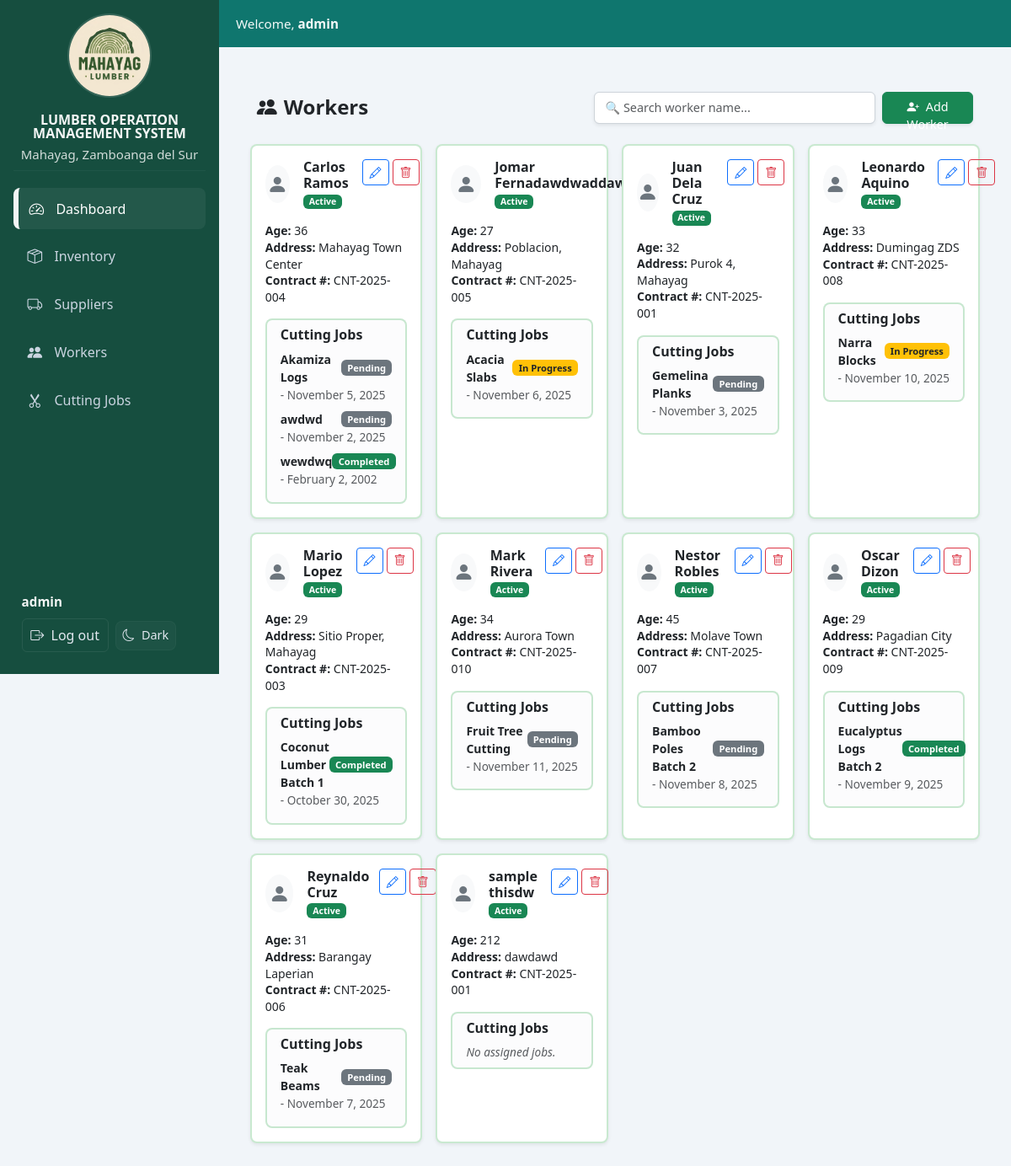
Screenshot of /admin/pages/workers.php (signed in) with the database file from the repository.
### tables this page shows
CREATE TABLE `workers` (
  `worker_id` int(11) NOT NULL,
  `full_name` varchar(100) DEFAULT NULL,
  `age` int(11) DEFAULT NULL,
  `address` varchar(255) DEFAULT NULL,
  `contract_no` varchar(50) DEFAULT NULL,
  `status` enum('Active','Inactive') DEFAULT 'Active',
  `created_at` datetime DEFAULT current_timestamp()
);

### admin/pages/workers.php (the view, shortened to what this page needs)
<?php
include_once(__DIR__ . "/../config/db_connection.php");
include_once(__DIR__ . "/../partials/header.php");
?>
<div class="container-fluid py-4 px-0">
  <div class="d-flex flex-wrap justify-content-between align-items-center mb-4 px-3">
    <h4 class="fw-semibold mb-0"><i class="bi bi-people-fill me-2"></i>Workers</h4>
    <div class="d-flex align-items-center gap-2" style="flex: 1; max-width: 450px;">
      <input type="text" id="searchInput" class="form-control shadow-sm" placeholder="🔍 Search worker name...">
      <button class="btn btn-success btn-add-worker px-3 shadow-sm"
              data-bs-toggle="modal"
              data-bs-target="#addWorkerModal">
        <i class="bi bi-person-plus-fill me-1"></i> Add Worker
      </button>
    </div>
  </div>
  <div class="row g-3 mx-0" id="workersContainer">
    <?php
    $query = "
      SELECT w.*,
             GROUP_CONCAT(c.job_name SEPARATOR '|') AS job_names,
             GROUP_CONCAT(c.status SEPARATOR '|') AS job_statuses,
             GROUP_CONCAT(c.due_date SEPARATOR '|') AS job_dates
      FROM workers w
      LEFT JOIN job_assignments ja ON ja.worker_id = w.worker_id
      LEFT JOIN cutting_jobs c ON c.job_id = ja.job_id
      GROUP BY w.worker_id
      ORDER BY w.full_name ASC
    ";
    $workers = $conn->query($query);
    if ($workers->num_rows > 0):
      while ($w = $workers->fetch_assoc()):
        $jobNames = $w['job_names'] ? explode('|', $w['job_names']) : [];
        $jobStatuses = $w['job_statuses'] ? explode('|', $w['job_statuses']) : [];
        $jobDates = $w['job_dates'] ? explode('|', $w['job_dates']) : [];
    ?>
      <div class="col-12 col-sm-6 col-md-4 col-lg-3 worker-card" data-name="<?= strtolower($w['full_name']) ?>" data-id="<?= $w['worker_id'] ?>">
        <div class="card border-0 shadow-sm h-100 small">
          <div class="card-body pb-3">
            <div class="d-flex justify-content-between align-items-start mb-3">
              <div class="d-flex align-items-center">
                <div class="rounded-circle bg-light d-flex align-items-center justify-content-center me-3" style="width:45px;height:45px;">
                  <i class="bi bi-person-fill fs-4 text-secondary"></i>
                </div>
                <div>
                  <h6 class="fw-semibold mb-0"><?= htmlspecialchars($w['full_name']) ?></h6>
                  <span class="badge <?= strtolower($w['status']) == 'active' ? 'bg-success' : 'bg-secondary' ?>">
                    <?= htmlspecialchars($w['status']) ?>
                  </span>
                </div>
              </div>
              <div class="d-flex align-items-center gap-1">
                <button class="btn btn-sm btn-outline-primary btn-edit"
                        title="Edit Worker"
                        data-bs-toggle="modal"
                        data-bs-target="#editWorkerModal"
                        data-id="<?= $w['worker_id'] ?>"
                        data-name="<?= htmlspecialchars($w['full_name']) ?>"
                        data-age="<?= htmlspecialchars($w['age']) ?>"
                        data-address="<?= htmlspecialchars($w['address']) ?>"
                        data-contract="<?= htmlspecialchars($w['contract_no']) ?>"
                        data-status="<?= htmlspecialchars($w['status']) ?>">
                  <i class="bi bi-pencil"></i>
                </button>
                <button class="btn btn-sm btn-outline-danger btn-delete" title="Delete Worker" data-id="<?= $w['worker_id'] ?>">
                  <i class="bi bi-trash"></i>
                </button>
              </div>
            </div>
            <div class="mb-3" style="line-height: 1.4;">
              <div><strong>Age:</strong> <?= htmlspecialchars($w['age']) ?></div>
              <div><strong>Address:</strong> <?= htmlspecialchars($w['address']) ?></div>
              <div><strong>Contract #:</strong> <?= htmlspecialchars($w['contract_no']) ?></div>
            </div>
            <div class="card border-light bg-light-subtle shadow-none">
              <div class="card-body py-2 px-3">
                <h6 class="fw-semibold mb-2">Cutting Jobs</h6>
                <?php if (count($jobNames) > 0): ?>
                  <?php foreach ($jobNames as $i => $jn): ?>
                    <div class="mb-2">
                      <div class="d-flex justify-content-between align-items-center">
                        <span class="fw-semibold"><?= htmlspecialchars($jn) ?></span>
                        <span class="badge <?= strtolower($jobStatuses[$i]) == 'completed' ? 'bg-success' : (strtolower($jobStatuses[$i]) == 'in progress' ? 'bg-warning text-dark' : 'bg-secondary') ?>" style="font-size: 0.7rem;">
                          <?= htmlspecialchars($jobStatuses[$i]) ?>
                        </span>
                      </div>
                      <small class="text-muted">- <?= date("F j, Y", strtotime($jobDates[$i])) ?></small>
                    </div>
                  <?php endforeach; ?>
                <?php else: ?>
                  <small class="text-muted fst-italic">No assigned jobs.</small>
                <?php endif; ?>
              </div>
            </div>
          </div>
        </div>
      </div>
    <?php endwhile; else: ?>
      <p class="text-muted text-center mt-4">No workers found.</p>
    <?php endif; ?>
  </div>
</div>
<?php include_once(__DIR__ . "/../partials/footer.php"); ?>

### admin/partials/header.php (style rules this page uses)
:root { --sidebar-bg: #164e3f; --sidebar-text: #e2e8f0; --sidebar-accent: rgba(255,255,255,0.95); --topbar-bg: #0f766e; --content-bg: #f1f5f9; }
body { font-family: "Segoe UI", sans-serif; background: var(--content-bg); margin:0; }

### admin/pages/workers.php (style rules this page uses)
#searchInput { height: 38px; font-size: 0.9rem; border-radius: 6px; border: 1px solid #ced4da; transition: all 0.2s ease; }
.btn-add-worker { height: 38px; font-size: 0.9rem; border-radius: 6px; }
.worker-card .card { border: 2px solid rgba(40, 167, 69, 0.25) !important; border-radius: 8px !important; transition: all 0.2s ease; }
.worker-card small { font-size: 0.85rem; }

### rows the page displays
workers: full_name "Carlos Ramos", status "Active", age "36", address "Mahayag Town Center", contract_no "CNT-2025-004", jn "Akamiza Logs", i "Pending", i "November 5, 2025", jn "awdwd", i "November 2, 2025", jn "wewdwq", i "Completed", i "February 2, 2002"
workers: full_name "Jomar Fernadawdwaddaw", status "Active", age "27", address "Poblacion, Mahayag", contract_no "CNT-2025-005", jn "Acacia Slabs", i "In Progress", i "November 6, 2025"
workers: full_name "Juan Dela Cruz", status "Active", age "32", address "Purok 4, Mahayag", contract_no "CNT-2025-001", jn "Gemelina Planks", i "Pending", i "November 3, 2025"
workers: full_name "Leonardo Aquino", status "Active", age "33", address "Dumingag ZDS", contract_no "CNT-2025-008", jn "Narra Blocks", i "In Progress", i "November 10, 2025"
workers: full_name "Mario Lopez", status "Active", age "29", address "Sitio Proper, Mahayag", contract_no "CNT-2025-003", jn "Coconut Lumber Batch 1", i "Completed", i "October 30, 2025"
workers: full_name "Mark Rivera", status "Active", age "34", address "Aurora Town", contract_no "CNT-2025-010", jn "Fruit Tree Cutting", i "Pending", i "November 11, 2025"
workers: full_name "Nestor Robles", status "Active", age "45", address "Molave Town", contract_no "CNT-2025-007", jn "Bamboo Poles Batch 2", i "Pending", i "November 8, 2025"
workers: full_name "Oscar Dizon", status "Active", age "29", address "Pagadian City", contract_no "CNT-2025-009", jn "Eucalyptus Logs Batch 2", i "Completed", i "November 9, 2025"
workers: full_name "Reynaldo Cruz", status "Active", age "31", address "Barangay Laperian", contract_no "CNT-2025-006", jn "Teak Beams", i "Pending", i "November 7, 2025"
workers: full_name "sample thisdw", status "Active", age "212", address "dawdawd", contract_no "CNT-2025-001", shows "No assigned jobs."

### other values shown
$displayName "admin"
